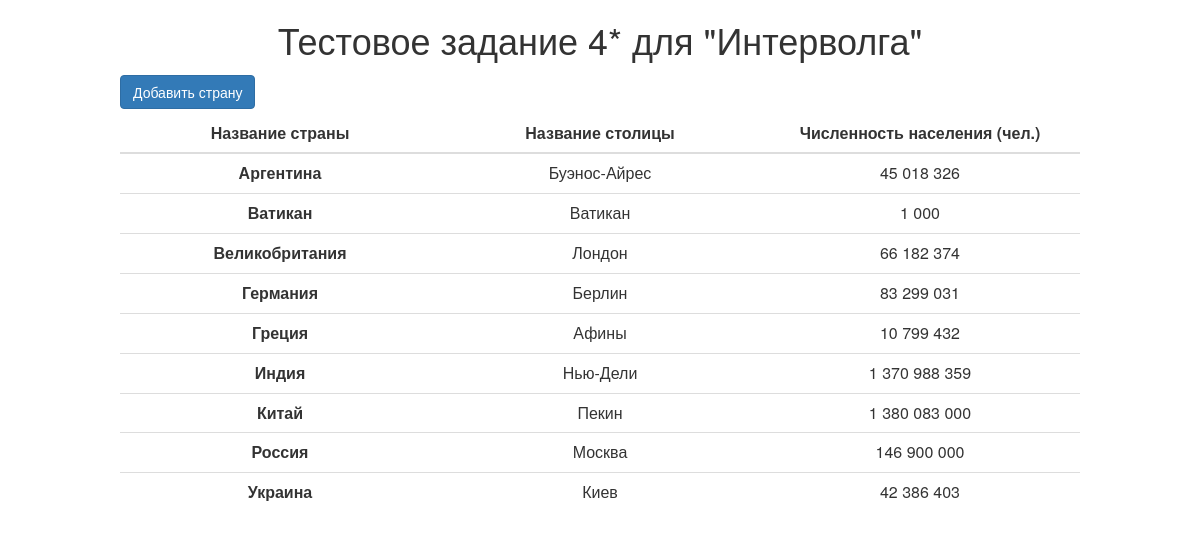
The page / on the database its author committed.
### tables this page shows
CREATE TABLE `countries` (
  `id_country` int(10) UNSIGNED NOT NULL COMMENT 'Первичный ключ',
  `name_country` varchar(255) NOT NULL COMMENT 'Название страны',
  `name_capital` varchar(255) NOT NULL COMMENT 'Название столицы',
  `population` int(16) UNSIGNED NOT NULL COMMENT 'Численность населения'
);

### app/core/model.php (called while the page is built, shortened)
<?php
    class Model
    {
        public function __construct()
        {
            $this->server = 'localhost';
            $this->base = 'intervolga';
            $this->user = 'root';
            $this->pass = '12345';
            try
            {
                $pdoParams = array(PDO::MYSQL_ATTR_INIT_COMMAND => "SET NAMES 'UTF8'");
                $this->dbh = new PDO("mysql:host=$this->server;dbname=$this->base", $this->user, $this->pass, $pdoParams);
            }
            catch (PDOException $e)
            {
                die("Ошибка подключения к базе данных: {$e->getMessage()}");
            }
        }
    }

### app/core/view.php (called while the page is built)
<?php
   class View
   {
       public function generate($contentView, $templateView, $data = NULL)
       {
           require_once("app/views/{$templateView}");
       }
   }

### app/controllers/controller_main.php (called while the page is built, shortened)
<?php
    class ControllerMain extends Controller
    {
        public function __construct()
        {
            $this->model = new ModelMain();
            $this->view = new View();
        }
        public function actionIndex()
        {
            $data = $this->model->getData();
            $this->view->generate('view_main.php', 'view_template.php', $data);
        }
    }

### app/bootstrap.php (called while the page is built, shortened)
<?php
    require_once 'core/model.php';
    require_once 'core/view.php';
    require_once 'core/route.php';
    Route::start();

### index.php (called while the page is built, shortened)
<?php
    require_once 'app/bootstrap.php';

### app/models/model_main.php (called while the page is built, shortened)
<?php
    class ModelMain extends Model
    {
        public function getData()
        {
            if($this->dbh != NULL)
            {
                $sql = "SELECT * FROM countries ORDER BY name_country";
                $sth = $this->dbh->prepare($sql);
                $sth->execute();
                $this->result = $sth->fetchAll();
                if(count($this->result) > 0)
                    return $this->result;
                return array();
            }
            return array();
        }
    }

### app/views/view_main.php (the view, shortened to what this page needs)
<div>
    <button id="show-form" class="btn btn-primary">Добавить страну</button>
</div>
<div id="div-table">
    <table class="table table-fixed table-hover table-responsive">
        <thead>
        <tr>
            <th class="col-md-4">Название страны</th>
            <th class="col-md-4">Название столицы</th>
            <th class="col-md-4">Численность населения (чел.)</th>
        </tr>
        </thead>
        <tbody>
        <?
            foreach($data as $country)
            {
                echo '<tr>';
                echo '<td>'.htmlspecialchars($country[1]).'</td>';
                echo '<td>'.htmlspecialchars($country[2]).'</td>';
                echo '<td>'.htmlspecialchars(number_format($country[3], 0, '', ' ')).'</td>';
                echo '</tr>';
            }
        ?>
        </tbody>
    </table>
</div>

### app/core/route.php (shortened to what this page needs)
<?php
    class Route
    {
        public static function start()
        {
            $actionName = 'index';
            $actionName = 'action'.ucfirst($actionName);
            $controller = new $controller;
            $action = $actionName;
            if(method_exists($controller, $action))
                $controller->$action();
            else
                Route::errorPage404();
        }
    }

### app/views/view_template.php (shortened to what this page needs)
<html>
    <head>
        <link rel='stylesheet' href='/css/bootstrap.css' type='text/css'>
        <link rel='stylesheet' href='/css/country.css' type='text/css'>
    </head>
    <body>
    <header>
        <h1>Тестовое задание 4* для "Интерволга"</h1>
    </header>
    <? require_once("app/views/{$contentView}") ?>
    </body>
</html>

### css/country.css (style rules this page uses)
body { margin: 0 10%; }
th,td { text-align: center; }
td:first-of-type { font-weight: bold; }
header>h1 { text-align: center; }
.btn { margin: 5px 0; }
#div-table { height: 75vh; overflow-y: scroll; }

### rows shown on the page
countries: name_country "Аргентина", name_capital "Буэнос-Айрес", population "45 018 326"
countries: name_country "Ватикан", name_capital "Ватикан", population "1 000"
countries: name_country "Великобритания", name_capital "Лондон", population "66 182 374"
countries: name_country "Германия", name_capital "Берлин", population "83 299 031"
countries: name_country "Греция", name_capital "Афины", population "10 799 432"
countries: name_country "Индия", name_capital "Нью-Дели", population "1 370 988 359"
countries: name_country "Китай", name_capital "Пекин", population "1 380 083 000"
countries: name_country "Россия", name_capital "Москва", population "146 900 000"
countries: name_country "Украина", name_capital "Киев", population "42 386 403"
